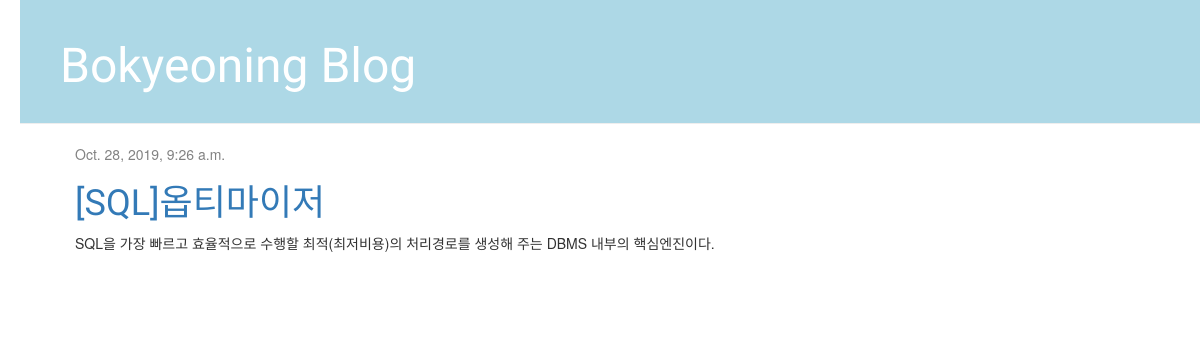
/post/5/, run on the app's committed database.
### blog/models.py (models this page shows, shortened)
class Post(models.Model):
    author = models.ForeignKey('auth.User', on_delete=models.CASCADE)
    title = models.CharField(max_length=100)
    content = models.TextField()
    created_at = models.DateTimeField(auto_now_add=True)
    updated_at = models.DateTimeField(auto_now=True)
    published_at = models.DateTimeField(blank = True, null = True)

### blog/views.py (the view)
# urls.py: path('post/<int:id>/',views.post_detail, name='post_detail'),
def post_detail(request, id):
	post = get_object_or_404(Post, id=id)
	return render(request, 'blog/post_detail.html',{'post':post})

### blog/templates/blog/post_detail.html (shortened to what this page needs)
{% extends 'blog/layout.html' %}
{% block content %}
 <a href="{% url 'post_detail' id=post.id %}">
    <div class="post">
        {% if post.published_at %}
            <div class="date">
                {{ post.published_at }}
            </div>
        {% endif %}
        <h1><a>{{ post.title }}</a></h1>
        <p>{{ post.content|linebreaksbr }}</p>
    </div>
</a>
{% endblock %}

### blog/static/css/main.css (style rules this page uses)
h1 { color:blue; font-family: 'Staatliches', cursive; }
body { padding-left: 20px; }
.post { margin-bottom: 70px; }
.date { color: #828282; }

### data on the page
Post: published_at "Oct. 28, 2019, 9:26 a.m.", title "[SQL]옵티마이저", content "SQL을 가장 빠르고 효율적으로 수행할 최적(최저비용)의 처리경로를 생성해 주는 DBMS 내부의 핵심엔진이다."
